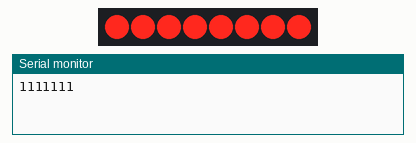
The sketch below on a simulated Arduino Uno, built with avr-gcc and run on an emulated ATmega328P. Shown: 8 shift-register outputs drawn as a row of LEDs (first output left, lit = HIGH), the last lines printed to the serial monitor. Wiring (inferred from the names in the program): shift register (74HC595): data pin 12; shift clock pin 9; latch pin 11. Wiring (inferred from the signals the program sends): row of LEDs: on Q0, Q1, Q2, Q3, Q4, Q5, Q6, Q7.

Above: at 1.1 s.
At 2.1 s:
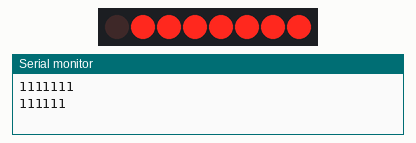
At 3.1 s:
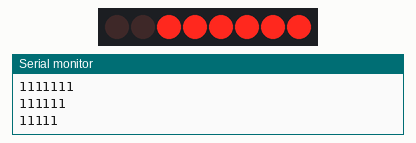
At 4.1 s:
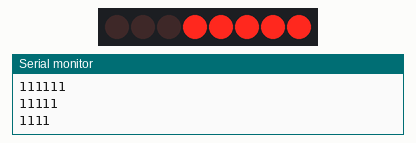
At 6.1 s:
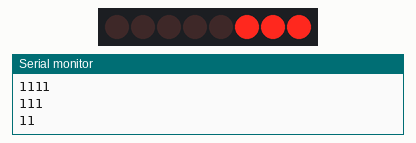
At 8.1 s:
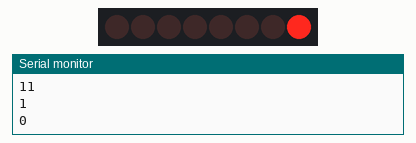
Timing chart, 0 to 10.5 s (numbered marks = the images above):
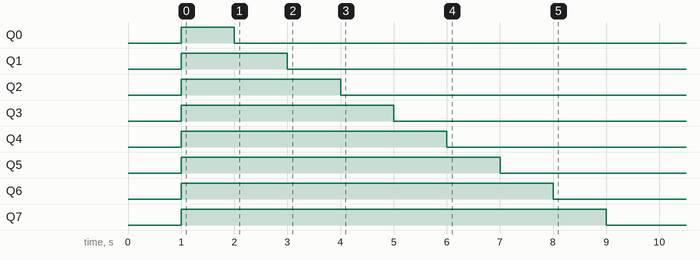

The sketch:

74HC595_shift_register_code_.ino
```cpp
int latch_pin = 11;
int data_pin = 12;
int clock_pin = 9;
int dt = 1000;
// byte leds=0xFF;
// byte leds0 = 0b00000000;
byte leds0 = 0b11111111;
byte leds1 = 0b10101010;
byte leds2 = 0b01010101;

void setup()
{
    // put your setup code here, to run once:
    pinMode(latch_pin, OUTPUT);
    pinMode(data_pin, OUTPUT);
    pinMode(clock_pin, OUTPUT);
    Serial.begin(9600);
}

void loop()
{
    // put your main code here, to run repeatedly :
    delay(dt);
    digitalWrite(latch_pin, LOW);
    shiftOut(data_pin, clock_pin, LSBFIRST, leds0);
    // right shifting bits
    leds0 = leds0 >> 1;
    // leds0=leds0/2;
    Serial.println(leds0, BIN);
    // left shifting bits
    //  leds0=leds0 << 1;
    digitalWrite(latch_pin, HIGH);
    // leds0 = leds0 + 1;

    //   delay(dt);
    //   digitalWrite(latch_pin, LOW);
    //   shiftOut(data_pin, clock_pin, LSBFIRST,leds1 );
    //   digitalWrite(latch_pin, HIGH);
    //   delay(dt);
    //   digitalWrite(latch_pin, LOW);
    //   shiftOut(data_pin, clock_pin, LSBFIRST, leds2);
    //   digitalWrite(latch_pin, HIGH);
}

// for(byte i=0;i<=255;i++){
// digitalWrite(latch_pin,LOW);
//  shiftOut(data_pin,clock_pin,LSBFIRST,i);
// digitalWrite(latch_pin,HIGH);
// delay(dt);
// }
```

Measured:
- by itself, Q0: LOW → HIGH at 1.0 s, → LOW 1.0 s later
- by itself, Q1: LOW → HIGH at 1.0 s, → LOW 2.0 s later
- by itself, Q2: LOW → HIGH at 1.0 s, → LOW 3.0 s later
- by itself, Q3: LOW → HIGH at 1.0 s, → LOW 4.0 s later
- by itself, Q4: LOW → HIGH at 1.0 s, → LOW 5.0 s later
- by itself, Q5: LOW → HIGH at 1.0 s, → LOW 6.0 s later
- by itself, Q6: LOW → HIGH at 1.0 s, → LOW 7.0 s later
- by itself, Q7: LOW → HIGH at 1.0 s, → LOW 8.0 s later
